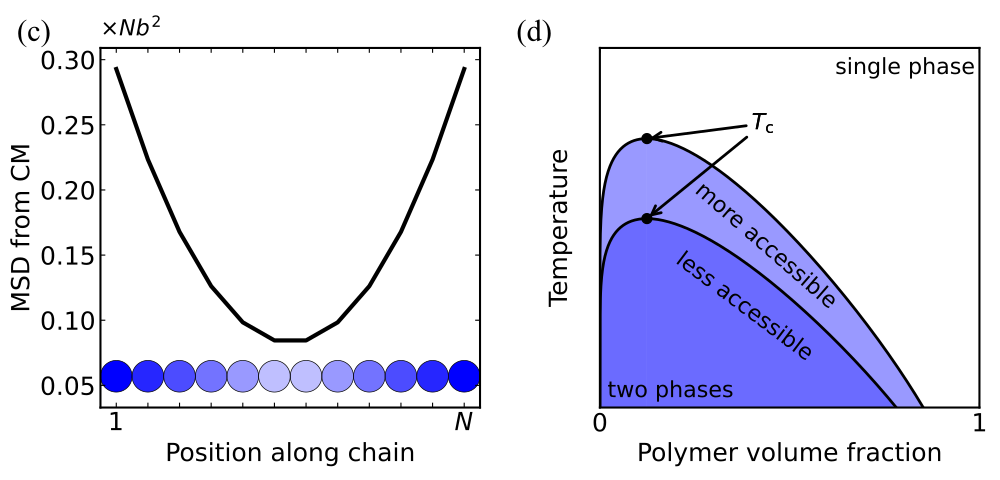

Source code (Python):
import numpy as np
import matplotlib.pyplot as plt
from scipy.special import genlaguerre


def generate_laguerre_polynomials(num_terms):
    # Generate Laguerre polynomials up to the specified number of terms
    laguerre_polynomials = [genlaguerre(n - 1, 1) for n in range(1, num_terms + 1)]
    return laguerre_polynomials

def hinv(hx, laguerre_polynomials, num_terms=100):
    logeps = np.zeros_like(hx)  # Initialize eps as an array of zeros with the same shape as hx

    # Conditions for different ranges of hx
    cond1 = hx < 1.076
    cond2 = hx > 5
    cond3 = ~cond1 & ~cond2  # hx between 1.06 and 5

    # Apply the first condition
    logeps[cond1] = np.log(1 - np.sqrt(((637875 * hx[cond1] + np.sqrt((637875 * hx[cond1] - 557172)**2 + 5833096416) - 557172)**(1/3) / (45 * 2**(1/3)) - (126 * 2**(1/3)) / (5 * (637875 * hx[cond1] + np.sqrt((637875 * hx[cond1] - 557172)**2 + 5833096416) - 557172)**(1/3)) - 7/15)))

    # Apply the second condition
    logeps[cond2] = np.log(2) - 2 * hx[cond2]

    # Apply the third condition using a vectorized approach
    hx_cond3 = hx[cond3]
    logeps_cond3 = np.zeros_like(hx_cond3)
    for n in range(num_terms):
        L_n_minus_1_1 = laguerre_polynomials[n]  # Use precomputed Laguerre polynomial
        term = -(-1) ** (n + 1) * (2 * np.exp(-2 * hx_cond3 * (n + 1)) / (n + 1)) * L_n_minus_1_1(4 * hx_cond3 * (n + 1))
        logeps_cond3 += term
    logeps_cond3 = np.log(logeps_cond3)
    logeps[cond3] = logeps_cond3

    return logeps


def compute_binodal2(logepsvec, N, laguerre_polynomials):
    # Function that takes in the vector of epsilon=1-y values and the value of N then outputs the the binodal curve in the form of
    # phi_right_vec, phi_left_vec, and chi_vec
    epsvec=np.exp(logepsvec)
    hyvec = 0.5*(np.log(2.0-epsvec)-logepsvec) / (1.0-epsvec)
    hzvec=hyvec / N - 1 / N +1.0
    logepsZvec = hinv(hzvec, laguerre_polynomials)
    epsZvec = np.exp(logepsZvec)
    zvec = 1 - epsZvec
    yvec=1.0-epsvec
    Bvec = 2.0 * zvec / (1.0-epsvec + zvec)
    chi_vec = (1 / N - 1.0) / Bvec  +(- np.log(1-zvec) +np.log (1+zvec)) / (Bvec ** 2 * (1.0-epsvec))
    phi_right_vec = zvec * (1.0 + (1.0-epsvec)) / (zvec + (1.0-epsvec))
    phi_left_vec = zvec * (epsvec) / (zvec + (1.0-epsvec))


    return chi_vec, phi_right_vec, phi_left_vec

def panel_label(ax, label):
    ax.text(
        -0.15, 1.1, label,
        transform=ax.transAxes,
        ha="left", va="top",
        fontsize=18
    )

plt.rcParams.update({
    "font.size": 18,
    "lines.linewidth": 3,
    "axes.linewidth": 1.5,
})

fig = plt.figure(figsize=(10, 4.8))

posC = [0.1, 0.15, 0.38, 0.75]
posD = [0.6, 0.15, 0.38, 0.75]

axC = fig.add_axes(posC)
axD = fig.add_axes(posD)

# ----------------------------
# (c) σ_i^2 plot
# ----------------------------

axC.text(-0.22, 1.02, "(c)", transform=axC.transAxes, fontsize=22, fontname="Times New Roman")

N = 12
b = 1.0
i = np.arange(1, N + 1, dtype=float)

sigma2 = (
    b**2 / (18.0 * N**2)
    * ((i - 1) * i * (2 * i - 1)
       + (N - i) * (N - i + 1) * (2 * (N - i) + 1))
)

x = i / N
y = 3*sigma2 / (b**2 * N)

axC.plot(x, y, color="black")

axC.set_xlim(1/(2*N), 1+1/(2*N))
axC.set_xticks(np.arange(1,N+1/2)/N)
axC.set_xticklabels(np.concatenate(([r"$1$"],(N-2)*[""], [r"$N$"])))
axC.set_ylim(3*(min(y)-0.03), 3*(max(y)+0.01))
axC.set_yticks([0.05,0.1,0.15,0.2,0.25,0.3])#[0.03*3,0.05*3,0.07*3,0.09*3])

axC.set_xlabel("Position along chain")
axC.set_ylabel(r"MSD from CM")
axC.text(
    0, 1.02, r"$\times N b^2$",
    transform=axC.transAxes,
    ha="left", va="bottom",
    fontsize=16
)

axC.tick_params(direction="in", top=True, right=True)

# Set all your axis properties first
axC.set_xlim(1/(2*N), 1+1/(2*N))
axC.set_ylim(0.011*3, 0.103*3)

# Then calculate the markersize
fig = axC.figure
fig.canvas.draw()  # Force a draw to get accurate dimensions

bbox = axC.get_window_extent().transformed(fig.dpi_scale_trans.inverted())
x_range = axC.get_xlim()[1] - axC.get_xlim()[0]
radius_data = 1/(2*N)
markersize = 2 * radius_data / x_range * bbox.width * 72

transpar=[1.0,0.85,0.7,0.55,0.4,0.25,0.25,0.4,0.55,0.7,0.85,1.0]
for pos in i:
    axC.scatter(
    pos/N, 0.019*3,
    s=markersize**2,
    facecolor=(0, 0, 1, transpar[int(pos)-1]),
    edgecolor='black',
    linewidth=0.5
)

# ----------------------------
# (d) phase diagram
# ----------------------------

axD.text(-0.22, 1.02, "(d)", transform=axD.transAxes, fontsize=22, fontname="Times New Roman")

# Generate Laguerre polynomials
num_terms = 100
laguerre_polynomials = generate_laguerre_polynomials(num_terms)

# Define epsvec=1-y so that it samples values close to 0
logepsvec = np.linspace(-30, np.log(0.99), 1000)

# Run and plot the function outputs
N = 50  # Define N

# Find the exact solution:
chi_vec, phi_right_vec, phi_left_vec = compute_binodal2(logepsvec, N, laguerre_polynomials)

phi_target = 0.5 * 1 / (1 + np.sqrt(N))
print(np.interp(phi_target, phi_left_vec, chi_vec))

phic = 1 / (1 + np.sqrt(N))
chic = 0.5 * (1 + 1 / np.sqrt(N)) ** 2

chi_vec       = np.append(chi_vec, chic)
phi_right_vec = np.append(phi_right_vec, phic)
phi_left_vec  = np.append(phi_left_vec, phic)

phispinA = (1 + (-1 + 2 * chi_vec) * N - np.sqrt(1 - 2 * (1 + 2 * chi_vec) * N + (1 - 2 * chi_vec)**2 * N**2)) / (4 * chi_vec * N)
phispinB = (1 + (-1 + 2 * chi_vec) * N + np.sqrt(1 - 2 * (1 + 2 * chi_vec) * N + (1 - 2 * chi_vec)**2 * N**2)) / (4 * chi_vec * N)

print(np.interp(phi_target, phispinA, chi_vec))

# --- Curves (on axD) ---
axD.plot(phi_right_vec, 1/chi_vec, color='black', linewidth=2)
axD.plot(phi_left_vec,  1/chi_vec, color='black', linewidth=2)
axD.plot(phi_right_vec, 1.2*(1/chi_vec), color='black', linewidth=2)
axD.plot(phi_left_vec,  1.2*(1/chi_vec), color='black', linewidth=2)

# --- Shading BELOW the curves (on axD) ---
axD.fill_between(phi_right_vec, 0, 1.2*(1/chi_vec), color='#0000ff', alpha=0.4, edgecolor='none')
axD.fill_between(phi_left_vec,  0, 1.2*(1/chi_vec), color='#0000ff', alpha=0.4, edgecolor='none')

axD.fill_between(phi_right_vec, 0, 1/chi_vec, color='#0000ff', alpha=0.3, edgecolor='none')
axD.fill_between(phi_left_vec,  0, 1/chi_vec, color='#0000ff', alpha=0.3, edgecolor='none')

# --- Critical points ---
axD.scatter(1/(1+np.sqrt(N)), 1/(0.5*(1+1/np.sqrt(N))**2), color='black', marker='o', s=50, zorder=5)
axD.scatter(1/(1+np.sqrt(N)), 1.2*1/(0.5*(1+1/np.sqrt(N))**2), color='black', marker='o', s=50, zorder=5)
# Target point
x_pt = 1 / (1 + np.sqrt(N))
y_pt = 1.2 * 1 / (0.5 * (1 + 1 / np.sqrt(N))**2)

#Annotation
axD.annotate(
    r"$T_\mathrm{c}$",
    xy=(x_pt, y_pt),
    xycoords="data",
    xytext=(0.4, 1.9),
    textcoords="data",
    arrowprops=dict(
        arrowstyle="->",
        linewidth=2,
        color="black"
    ),
    fontsize=16,
    ha="left",
    va="center"
)
axD.annotate(
    r"$T_\mathrm{c}$",
    xy=(x_pt, y_pt/1.2),
    xycoords="data",
    xytext=(0.4, 1.9),
    textcoords="data",
    arrowprops=dict(
        arrowstyle="->",
        linewidth=2,
        color="black"
    ),
    fontsize=16,
    ha="left",
    va="center"
)
# --- Styling ---
axD.grid(False)
axD.tick_params(direction="in", top=True, right=True)

axD.set_xlabel(r'Polymer volume fraction', fontsize=18)
axD.set_ylabel(r'Temperature', fontsize=18, labelpad=20)
#axD.set_title("Phase diagram")

axD.set_xlim(0, 1)
axD.set_xticks([0,1]) 
axD.set_ylim(0.81, 2.19)
axD.set_yticks([]) 

axD.text(0.19, 0.99, "less accessible",fontsize=16,rotation=-37)
axD.text(0.24, 1.19, "more accessible",fontsize=16,rotation=-41)
axD.text(0.02, 0.85, "two phases",fontsize=16)
axD.text(0.62, 2.09, "single phase",fontsize=16)

plt.tight_layout()
plt.savefig("_pdf1cd.pdf", dpi=300)
plt.show()
